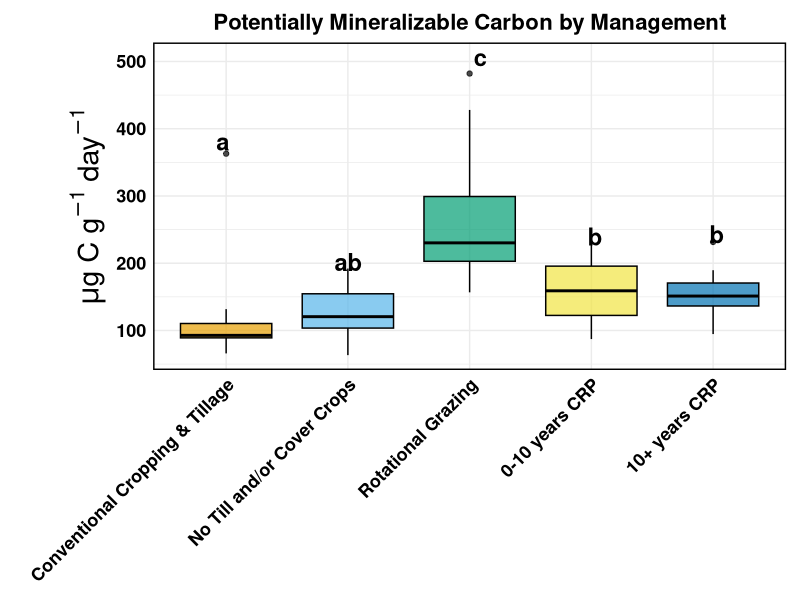
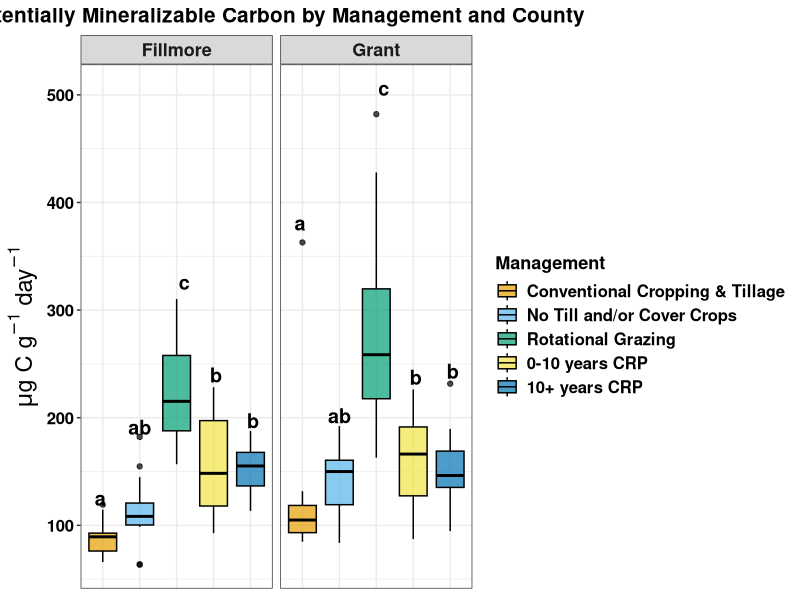
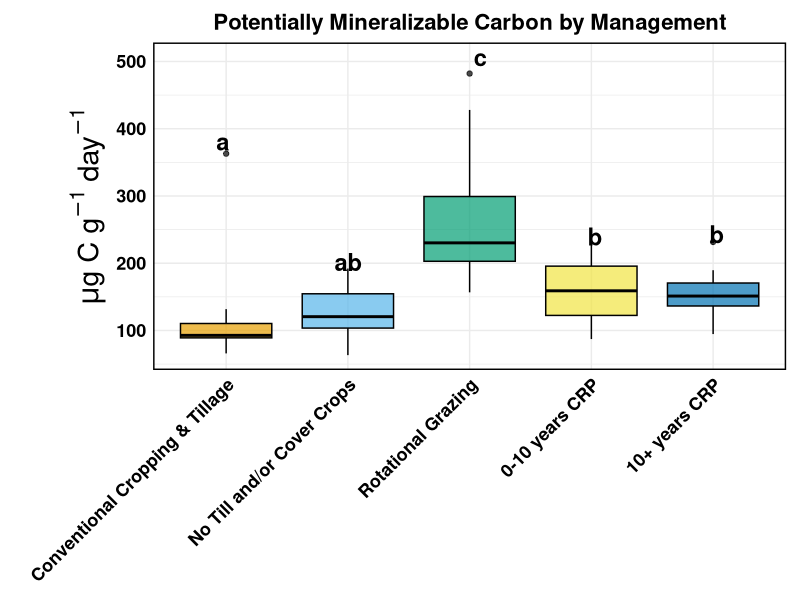
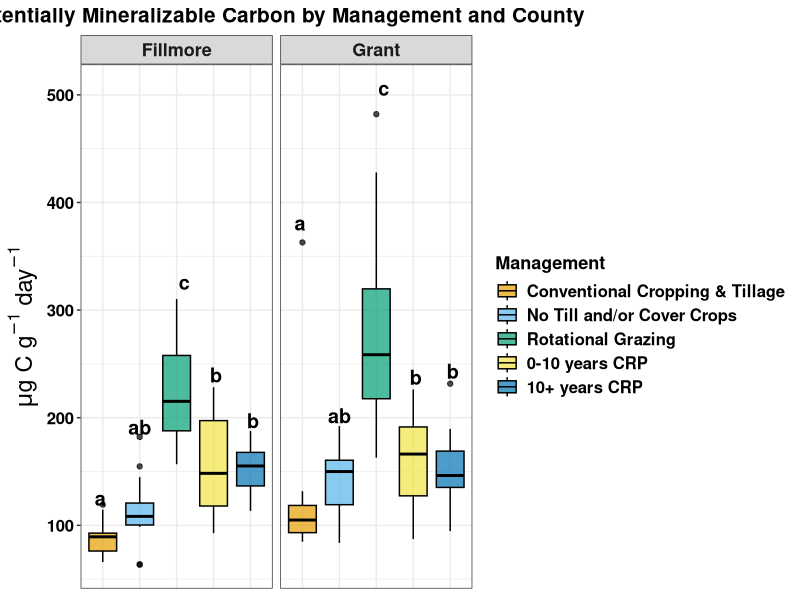

R code for these plots, in order:
# DRACE 2024 — PMC (Potentially Mineralizable Carbon)
library(dplyr)
library(lme4)
library(lmerTest)
library(emmeans)
library(multcomp)
library(ggplot2)

# PART 1 — Import, recode, and average the 3 reps per UID

pmc24 <- read.csv("PMC_DR2024_all_calcs_01July2025_complete.csv", stringsAsFactors = FALSE)

# Same abbreviation issue as ACE: "SH"/"RG" alongside spelled-out labels.
pmc24 <- pmc24 %>%
  mutate(type = recode(type, "SH" = "Soil_Health", "RG" = "Rotational_Grazing"))

# Average the 3 technical replicates per UID. na.rm = TRUE handles the
# few rows where one of the 3 reps came back NA (a failed reading),
# rather than discarding the whole UID.
pmc24_avg <- pmc24 %>%
  dplyr::rename(UID = sample.id, Farmer = farmer, Type = type) %>%
  group_by(UID, Farmer, Type) %>%
  summarise(ugC.g.day = mean(ugC.g.day, na.rm = TRUE), .groups = "drop")

# County isn't in this reduced table, but it's recoverable from the UID
# prefix (DRWI = Grant, DRMN = Fillmore), consistent with every other
# dataset in this project. Flagging this as inferred, not given directly.
pmc24_avg <- pmc24_avg %>%
  mutate(County = ifelse(grepl("^DRMN", UID), "Fillmore", "Grant"))

pmc24_avg$Type <- factor(
  pmc24_avg$Type,
  levels = c("Conventional", "Soil_Health", "Rotational_Grazing", "New_CRP", "Old_CRP")
)

# Same Field-ID fix as ACE/POXC: RLH_Inc and UW_AG each farm two
# different fields under two different management types.
pmc24_avg <- pmc24_avg %>%
  mutate(Field = paste(Farmer, Type, sep = "_"))

cat("UIDs after averaging:", nrow(pmc24_avg), "\n")
cat("Distinct fields:", n_distinct(pmc24_avg$Field), "(expect 31)\n")
stopifnot(n_distinct(pmc24_avg$Field) == 31)

# PART 2 — Mixed model
model_PMC     <- lmer(ugC.g.day ~ Type + (1 | Field), data = pmc24_avg)
model_PMC_log <- lmer(log(ugC.g.day) ~ Type + (1 | Field), data = pmc24_avg)

shapiro_raw <- shapiro.test(residuals(model_PMC))
shapiro_log <- shapiro.test(residuals(model_PMC_log))
cat("Shapiro-Wilk, raw-scale residuals:  p =", signif(shapiro_raw$p.value, 3), "\n")
cat("Shapiro-Wilk, log-scale residuals:  p =", signif(shapiro_log$p.value, 3), "\n")

use_log <- shapiro_log$p.value > shapiro_raw$p.value
final_model <- if (use_log) model_PMC_log else model_PMC
cat("Using", if (use_log) "LOG-transformed" else "RAW-scale", "model for inference.\n\n")

summary(final_model)
#emmeans
emm_PMC       <- emmeans(final_model, "Type")
emm_PMC_table <- summary(emm_PMC, type = "response")
cld_PMC       <- cld(emm_PMC, Letters = letters, adjust = "sidak")

print(emm_PMC_table)
print(cld_PMC)

mean_col <- if ("response" %in% names(emm_PMC_table)) "response" else "emmean"

PMC_summary <- as.data.frame(emm_PMC_table) %>%
  dplyr::select(Type, Mean = !!mean_col) %>%
  dplyr::left_join(
    as.data.frame(cld_PMC) %>% dplyr::select(Type, CLD = .group),
    by = "Type"
  )

print(PMC_summary)

## PART 3 — Plots

type_labels <- c(
  "Conventional"        = "Conventional Cropping & Tillage",
  "Soil_Health"         = "No Till and/or Cover Crops",
  "Rotational_Grazing"  = "Rotational Grazing",
  "New_CRP"             = "0-10 years CRP",
  "Old_CRP"             = "10+ years CRP"
)

fill_colors <- c(
  "Conventional"        = "#E69F00",
  "Soil_Health"         = "#56B4E9",
  "Rotational_Grazing"  = "#009E73",
  "New_CRP"             = "#F0E442",
  "Old_CRP"             = "#0072B2"
)

label_positions <- pmc24_avg %>%
  group_by(Type) %>%
  summarise(y_pos = max(ugC.g.day, na.rm = TRUE) * 1.05, .groups = "drop") %>%
  dplyr::left_join(PMC_summary %>% dplyr::select(Type, CLD), by = "Type")

p_overall <- ggplot(pmc24_avg, aes(x = Type, y = ugC.g.day, fill = Type)) +
  geom_boxplot(color = "black", alpha = 0.7) +
  geom_text(
    data = label_positions,
    aes(x = Type, y = y_pos, label = CLD),
    inherit.aes = FALSE, size = 6, fontface = "bold", color = "black"
  ) +
  scale_x_discrete(labels = type_labels) +
  scale_fill_manual(values = fill_colors, guide = "none") +
  labs(
    title = "Potentially Mineralizable Carbon by Management",
    x = NULL,
    y = expression(paste(mu, "g C g"^-1, " day"^-1))
  ) +
  theme_minimal() +
  theme(
    axis.text.x = element_text(angle = 45, hjust = 1, size = 13, face = "bold", color = "black"),
    axis.text.y = element_text(size = 13, face = "bold", color = "black"),
    axis.title.y = element_text(size = 21, face = "bold"),
    plot.title = element_text(size = 16, face = "bold", hjust = 0.5),
    panel.border = element_rect(color = "black", fill = NA, linewidth = 1),
    plot.margin = margin(t = 10, r = 10, b = 10, l = 50)
  )
print(p_overall)
ggsave("PMC_overall_boxplot.png", p_overall, width = 10, height = 7, dpi = 300)

label_positions_county <- pmc24_avg %>%
  group_by(County, Type) %>%
  summarise(y_pos = max(ugC.g.day, na.rm = TRUE) * 1.05, .groups = "drop") %>%
  dplyr::left_join(PMC_summary %>% dplyr::select(Type, CLD), by = "Type")

p_county <- ggplot(pmc24_avg, aes(x = Type, y = ugC.g.day, fill = Type)) +
  geom_boxplot(color = "black", alpha = 0.7) +
  geom_text(
    data = label_positions_county,
    aes(x = Type, y = y_pos, label = CLD),
    inherit.aes = FALSE, size = 5, fontface = "bold", color = "black"
  ) +
  facet_wrap(~ County) +
  scale_fill_manual(values = fill_colors, labels = type_labels, name = "Management") +
  labs(
    title = "Potentially Mineralizable Carbon by Management and County",
    x = NULL,
    y = expression(paste(mu, "g C g"^-1, " day"^-1))
  ) +
  theme_bw() +
  theme(
    axis.text.x  = element_blank(),
    axis.ticks.x = element_blank(),
    axis.text.y  = element_text(size = 12, face = "bold", color = "black"),
    axis.title.y = element_text(size = 17, face = "bold"),
    strip.text   = element_text(size = 13, face = "bold"),
    plot.title   = element_text(size = 15, face = "bold", hjust = 0.5),
    legend.text  = element_text(size = 12, face = "bold", color = "black"),
    legend.title = element_text(size = 13, face = "bold", color = "black")
  )
print(p_county)
ggsave("PMC_by_county_boxplot.png", p_county, width = 12, height = 7, dpi = 300)

cat("\nSaved PMC_overall_boxplot.png and PMC_by_county_boxplot.png\n")

# ---- Metadata export ----------------------------------------------------
pairs(emm_PMC, adjust = "sidak")
anova_PMC <- anova(final_model)

PMC_meta <- as.data.frame(emm_PMC_table) %>%
  dplyr::rename(Mean = if ("response" %in% names(emm_PMC_table)) "response" else "emmean") %>%
  dplyr::left_join(
    as.data.frame(cld_PMC) %>% dplyr::select(Type, CLD = .group),
    by = "Type"
  ) %>%
  mutate(
    Metric         = "PMC",
    Scale          = if (use_log) "log" else "raw",
    Shapiro_raw_p  = signif(shapiro_raw$p.value, 3),
    Shapiro_log_p  = signif(shapiro_log$p.value, 3),
    LMM_F          = round(anova_PMC$`F value`[1], 3),
    LMM_p          = signif(anova_PMC$`Pr(>F)`[1], 3)
  ) %>%
  dplyr::select(Metric, Scale, Shapiro_raw_p, Shapiro_log_p,
                LMM_F, LMM_p, Type, Mean,SE, CLD)

write.csv(PMC_meta, "PMC_metadata.csv", row.names = FALSE)
cat("Saved PMC_metadata.csv\n")
